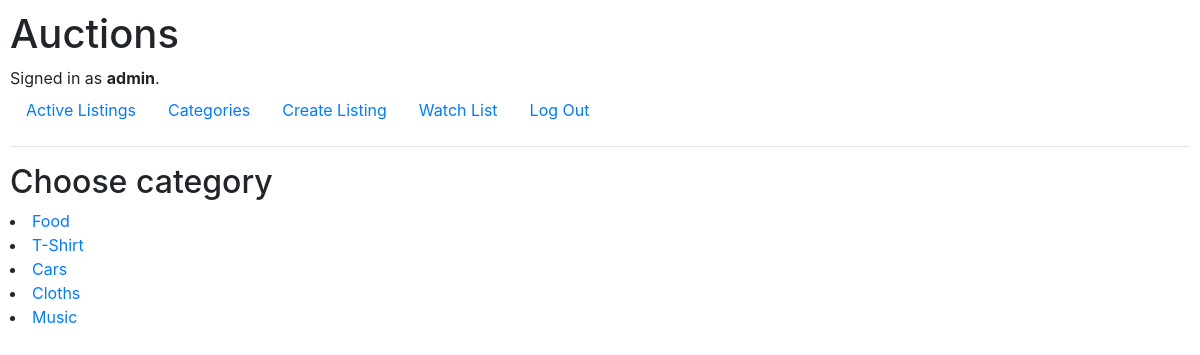
Page /categories (signed in) on the committed database.
### auctions/models.py (models this page shows, shortened)
class User(AbstractUser):
    pass

class Category(models.Model):
    name = models.CharField(max_length=64)

### auctions/views.py (the view)
# urls.py: path("categories", views.categories, name="categories"),
def categories(request):
    return render(request, "auctions/categories.html",{
        "categories":Category.objects.all(),
    })

### auctions/templates/auctions/categories.html (shortened to what this page needs)
{% extends "auctions/layout.html" %}
{% load static %}
{% block body %}
    <h2>Choose category</h2>
        {% for n in categories %}
            <li><a href="{% url 'categories_choose' n.id %}">{{n.name}}</a></li>
        {% endfor %}
{% endblock %}

### auctions/templates/auctions/layout.html (shortened to what this page needs)
{% load static %}
<!DOCTYPE html>
<html lang="en">
    <head>
        <link rel="stylesheet" href="https://stackpath.bootstrapcdn.com/bootstrap/4.4.1/css/bootstrap.min.css">
        <link href="{% static 'auctions/styles.css' %}" rel="stylesheet">
    </head>
    <body>
        <div class="">
            <h1>Auctions</h1>
            <div>
                {% if user.is_authenticated %}
                    Signed in as <strong>{{ user.username }}</strong>.
                {% else %}
                    Not signed in.
                {% endif %}
            </div>
            <ul class="nav">
                <li class="nav-item">
                    <a class="nav-link" href="{% url 'index' %}">Active Listings</a>
                </li>
                <li class="nav-item">
                    <a class="nav-link" href="{% url 'categories' %}">Categories</a>
                </li>
                {% if user.is_authenticated %}
                    <li class="nav-item">
                        <a class="nav-link" href="{% url 'create' %}">Create Listing</a>
                    </li>
                    <li class="nav-item">
                        <a class="nav-link" href="{% url 'watchlist' %}">Watch List</a>
                    </li>
                    <li class="nav-item">
                        <a class="nav-link" href="{% url 'logout' %}">Log Out</a>
                    </li>
                {% endif %}
            </ul>
        </div>
        <hr>
        {% block body %}
        {% endblock %}
    </body>
</html>

### auctions/static/auctions/styles.css (style rules this page uses)
body { padding: 10px; }

### rows in the picture
User: username "admin"
Category: name "Food"
Category: name "T-Shirt"
Category: name "Cars"
Category: name "Cloths"
Category: name "Music"
